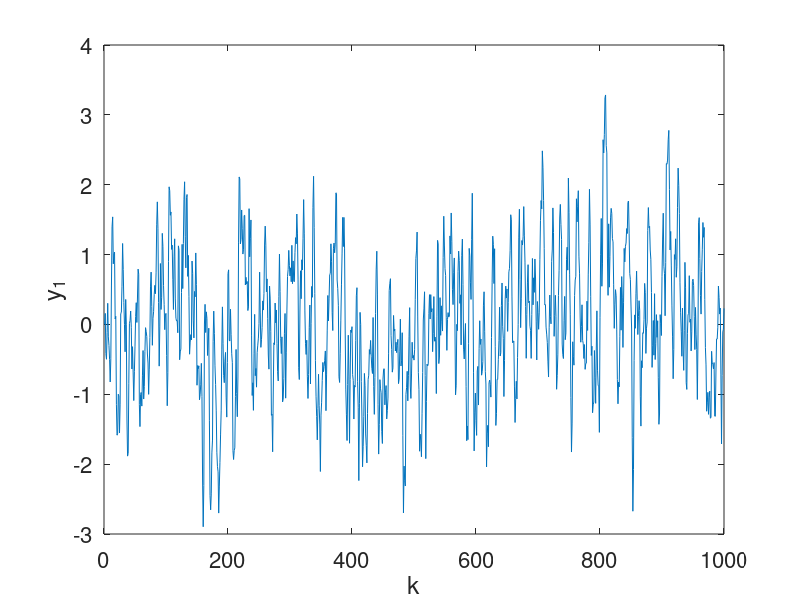
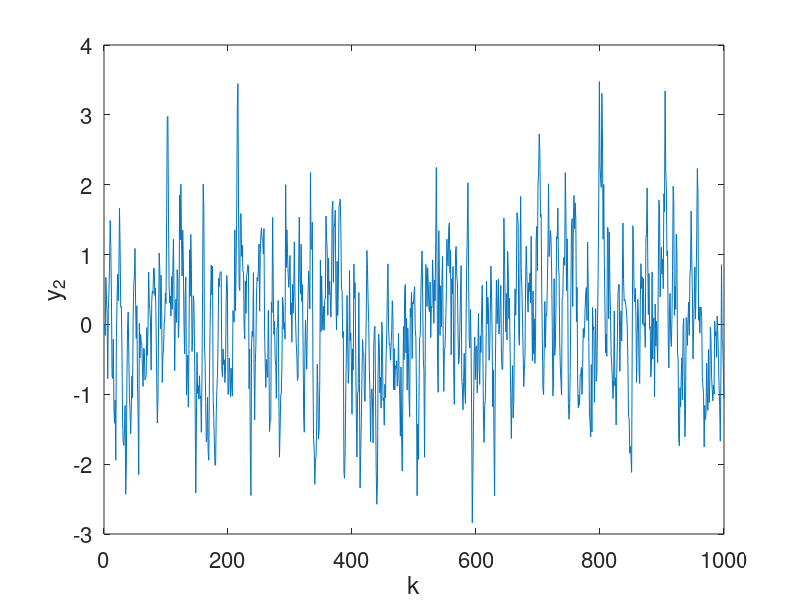

The MATLAB source for these figures, in order: (Note: this script raises an error after producing the figures.)
close all;
clear all;
clc;

n = 1000;
t = 1:1:n;

Phi=[0.8 -0.4 0.2;0 0.3 -0.5;0 0 0.5];
Gama=[0 0; 0 -0.5 ;0.5 0];
Upsilon=eye(3);
H=[0.5 0.5 0; 0 0 1];

q=0;
r=0;
Phim0=[0.8+q*randn(1,1) -0.4 0.2;0 0.3+q*randn(1,1) -0.5;0 0 0.5+q*randn(1,1)];
Gamam0=[0 0+q*randn(1,1);0 -0.5+q*randn(1,1);0.5+q*randn(1,1) 0];

theta = [Phim0(1,1); Gamam0(3,1)];

nu = randn(1,n);
nu = nu - mean(nu);
nu = nu/std(nu);

% w = ruído de processo
% cov w = sw I

% v = ruído de medição
% cov v = sv I

% b
sw = 0.2;
sv = 0.05;

Theta = [];
for rep = 1:1
    v = randn(2,n);
    w = randn(3,n);
    v = v - mean(v);
    v = v./std(v) * sqrt(sv);
    w = w - mean(w);
    w = w./std(w) * sqrt(sw);

    u = [0; 0];
    for k = 2:n
        u(1, k) = 0.5 * u(1, k - 1) + nu(k);
        u(2, k) = 0.9 * nu(k - 1) + nu(k);
    end;

    x = zeros(3,1);
    y = zeros(2,1);
    for k = 1:n-1
        x(:,k + 1) = Phi * x(:,k) + Gama * u(:, k) + Upsilon * w(:, k);
        y(:,k + 1) = H * x(:, k) + v(:, k);
    end;

    if rep == 1
        figure(1)
        plot(t, y(1,:));
        set(gca,'FontSize',16)
        ylabel('y_1')
        xlabel('k')

        figure(2)
        plot(t, y(2,:));
        set(gca,'FontSize',16)
        ylabel('y_2')
        xlabel('k')
    end
    
    Phim = Phi;
    Phim = [Phim zeros(3,2)];
    Phim = [Phim ; zeros(2,5)];
    Phim(4,4) = 1;
    Phim(5,5) = 1; % antes era 3x3, agora 5x5 colada na identidade

    Gamam = Gama;
    Gamam = [Gamam zeros(3,3)];
    Gamam = [Gamam ; zeros(2,5)]; % antes era 3x2, agora 5x5

    Hm = H;

    u = [u; zeros(3, n)]; % antes era 2xn, agora 5xn

    Upsilonm=(1+q)*eye(5);

    [hat_x_ma,traco] = UKF(y,u,5,2,n,Phim,Gamam,Hm);
end

figure(3)
plot(log10(traco(1:50)))
set(gca,'FontSize',16)
xlabel('k')
ylabel('tr(P)')

figure(4)
plot(1:n,x(1,1:n),'k',1:n,hat_x_ma(1,1:n),'b--');
set(gca,'FontSize',16)
ylabel('x_1^+')
xlabel('k')

figure(5)
plot(1:n,x(2,1:n),'k',1:n,hat_x_ma(2,1:n),'b--');
set(gca,'FontSize',16)
ylabel('x_2^+')
xlabel('k')

figure(6)
plot(1:n,x(3,1:n),'k',1:n,hat_x_ma(3,1:n),'b--');
set(gca,'FontSize',16)
ylabel('x_3^+')
xlabel('k')

figure(7)
plot(1:n,hat_x_ma(4,1:n),'b--');
axis([0 n -1 1]);
set(gca,'FontSize',16)
ylabel('x_4^+')
xlabel('k')

figure(8)
plot(1:n,hat_x_ma(5,1:n),'b--');
axis([0 n -1 1]);
set(gca,'FontSize',16)
ylabel('x_5^+')
xlabel('k')

hat_x_ma(4,end)

hat_x_ma(5,end)


